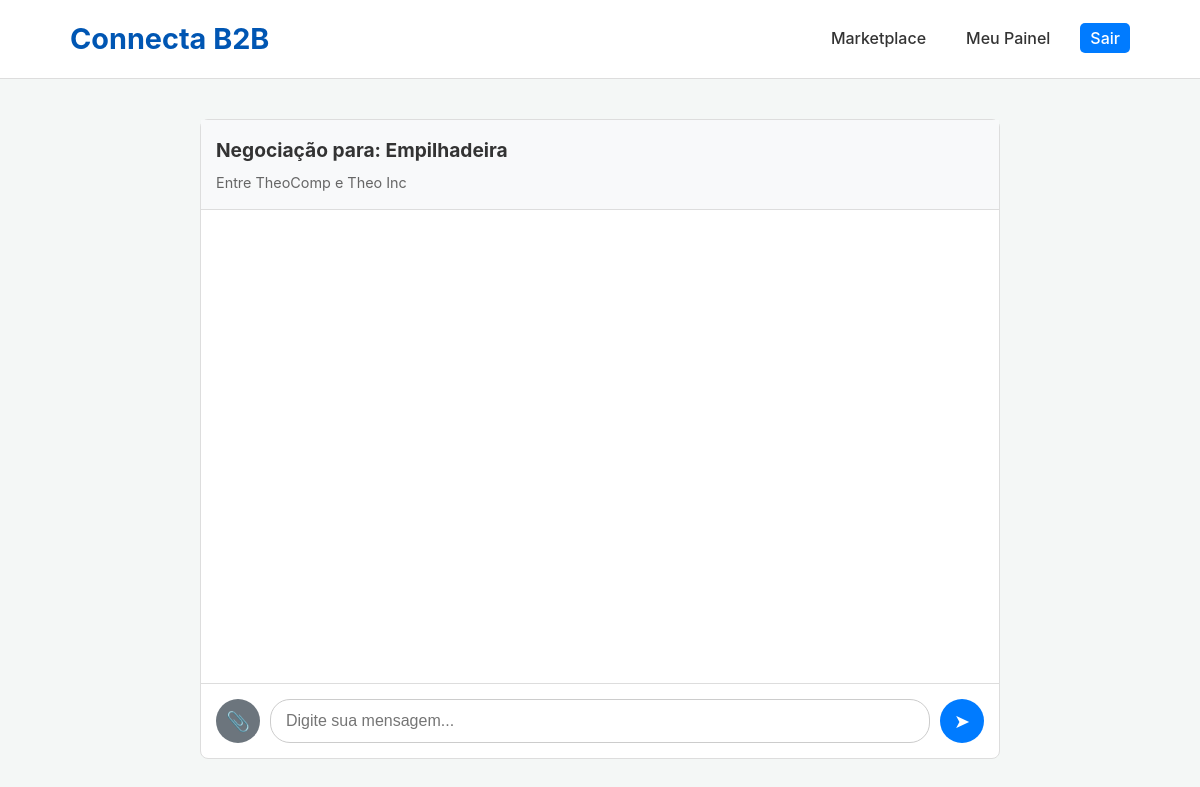
The page /chat/1 (signed in) on the database its author committed.
### app.py (models this page shows, shortened)
class Product(db.Model):
    id = db.Column(db.Integer, primary_key=True); name = db.Column(db.String(100), nullable=False); description = db.Column(db.Text, nullable=False); category = db.Column(db.String(80), nullable=False); base_price = db.Column(db.Float, nullable=True); supplier_id = db.Column(db.Integer, db.ForeignKey('company.id'), nullable=False)
    images = db.relationship('ProductImage', backref='product', lazy=True, cascade="all, delete-orphan")
    quote_requests = db.relationship('QuoteRequest', backref='product', lazy=True, cascade="all, delete-orphan")

class Company(db.Model):
    id = db.Column(db.Integer, primary_key=True); company_name = db.Column(db.String(150), nullable=False); cnpj = db.Column(db.String(18), unique=True, nullable=False); email = db.Column(db.String(150), unique=True, nullable=False); password_hash = db.Column(db.String(256), nullable=False); user_type = db.Column(db.String(50), nullable=False)
    is_verified = db.Column(db.Boolean, default=False); is_admin = db.Column(db.Boolean, default=False); is_active = db.Column(db.Boolean, default=True)
    logo_filename = db.Column(db.String(255), nullable=True); description = db.Column(db.Text, nullable=True); website = db.Column(db.String(255), nullable=True); address = db.Column(db.String(255), nullable=True); certifications = db.Column(db.String(255), nullable=True)
    created_at = db.Column(db.DateTime, default=datetime.utcnow)
    products = db.relationship('Product', backref='supplier', lazy=True, cascade="all, delete-orphan")
    notifications = db.relationship('Notification', foreign_keys='Notification.recipient_id', backref='recipient', lazy=True, cascade="all, delete-orphan")
    reviews_received = db.relationship('Review', foreign_keys='Review.supplier_id', backref='reviewed_supplier', lazy='dynamic')
    sent_quotes = db.relationship('QuoteRequest', foreign_keys='QuoteRequest.buyer_id', backref='buyer', lazy='dynamic')
    received_quotes = db.relationship('QuoteRequest', foreign_keys='QuoteRequest.supplier_id', backref='supplier', lazy='dynamic')
    quote_groups = db.relationship('QuoteGroup', backref='buyer', lazy=True)
    open_rfqs = db.relationship('OpenRFQ', backref='buyer', lazy=True) # RFQ: Ligação com a empresa que criou
    open_rfq_responses = db.relationship('OpenRFQResponse', backref='supplier', lazy=True) # RFQ: Ligação com as respostas

### app.py (the view)
@app.route('/chat/<int:quote_id>')
@login_required
def chat(quote_id):
    quote = db.session.get(QuoteRequest, quote_id)
    if session['company_id'] not in [quote.buyer_id, quote.supplier_id]: flash('Acesso não permitido.', 'error'); return redirect(url_for('dashboard'))
    messages = ChatMessage.query.filter_by(quote_id=quote.id).order_by(ChatMessage.timestamp.asc()).all()
    return render_template('chat.html', quote=quote, messages=messages)

### app.py (called while the page is built)
def login_required(f):
    @wraps(f)
    def decorated_function(*args, **kwargs):
        if 'company_id' not in session: flash('Você precisa estar logado.', 'error'); return redirect(url_for('login'))
        return f(*args, **kwargs)
    return decorated_function

@app.context_processor
def inject_notifications():
    if 'company_id' in session:
        unread_count = db.session.query(Notification).filter_by(recipient_id=session['company_id'], read=False).count()
        cart_item_count = len(session.get('cart', {})) if session.get('user_type') == 'buyer' else 0
        return dict(unread_notifications=unread_count, cart_item_count=cart_item_count)
    return dict(unread_notifications=0, cart_item_count=0)

### templates/chat.html (shortened to what this page needs)
<!DOCTYPE html>
<html lang="pt-br">
<head>
    <link rel="stylesheet" href="{{ url_for('static', filename='css/style.css') }}">
</head>
<body>
    <header class="main-header">
        <div class="container">
            <a href="{{ url_for('dashboard') }}" style="text-decoration: none;"><h1 class="logo">Connecta B2B</h1></a>
            <nav class="main-nav">
                <ul>
                    <li><a href="{{ url_for('products') }}">Marketplace</a></li>
                    <li><a href="{{ url_for('dashboard') }}">Meu Painel</a></li>
                    <li><a href="{{ url_for('logout') }}" class="login-button">Sair</a></li>
                </ul>
            </nav>
        </div>
    </header>
    <div class="chat-container" data-quote-id="{{ quote.id }}" data-company-name="{{ session.company_name }}">
        <div class="chat-header">
            <h3>Negociação para: {{ quote.product.name }}</h3>
            <p>Entre {{ quote.buyer.company_name }} e {{ quote.supplier.company_name }}</p>
        </div>
        <div class="chat-messages" id="messages">
        </div>
        <div class="typing-indicator" id="typing-indicator"></div>
        <form class="chat-input-form" id="message-form">
            <button type="button" id="attach-button" aria-label="Anexar Arquivo">&#128206;</button>
            <input type="text" id="message-input" placeholder="Digite sua mensagem..." autocomplete="off">
            <button type="submit" aria-label="Enviar Mensagem">&#10148;</button>
        </form>
    </div>
</body>
</html>

### static/css/style.css (style rules this page uses)
* { margin: 0; padding: 0; box-sizing: border-box; }
body { font-family: -apple-system, BlinkMacSystemFont, 'Segoe UI', Roboto, Helvetica, Arial, sans-serif; line-height: 1.6; background-color: #f4f7f6; color: #333; }
.container { max-width: 1100px; margin: 0 auto; padding: 0 20px; }
.main-header { background-color: #ffffff; padding: 1rem 0; border-bottom: 1px solid #ddd; position: sticky; top: 0; z-index: 1000; }
.main-header .container { display: flex; justify-content: space-between; align-items: center; }
.logo { color: #0056b3; font-size: 1.8rem; font-weight: 700; }
.main-nav ul { list-style-type: none; display: flex; gap: 20px; }
.main-nav a { text-decoration: none; color: #333; font-weight: 500; padding: 5px 10px; transition: color 0.3s ease; }
.login-button { background-color: #007bff; color: #ffffff !important; border-radius: 5px; padding: 8px 15px; transition: background-color 0.3s ease; }

### templates/chat.html (style rules this page uses)
.chat-container { max-width: 800px; margin: 40px auto; border: 1px solid #ddd; border-radius: 8px; display: flex; flex-direction: column; height: 80vh; background-color: #fff; }
.chat-header { padding: 15px; border-bottom: 1px solid #ddd; background-color: #f8f9fa; }
.chat-header h3 { margin: 0; font-size: 1.2rem; }
.chat-header p { margin: 5px 0 0 0; color: #666; font-size: 0.9rem; }
.chat-messages { flex-grow: 1; padding: 20px; overflow-y: auto; display: flex; flex-direction: column; gap: 10px; }
.typing-indicator { color: #888; font-style: italic; padding: 5px 20px; font-size: 0.9rem; height: 20px; }
.chat-input-form { padding: 15px; border-top: 1px solid #ddd; display: flex; gap: 10px; }
.chat-input-form input[type="text"] { flex-grow: 1; border: 1px solid #ccc; padding: 10px 15px; border-radius: 20px; font-size: 1rem; }
.chat-input-form button { background: #007bff; border: none; color: white; width: 44px; height: 44px; border-radius: 50%; cursor: pointer; font-size: 1.2rem; display: flex; align-items: center; justify-content: center; transition: background-color 0.2s; }
.chat-input-form #attach-button { background-color: #6c757d; }

### rows shown on the page
Product: product.name "Empilhadeira"
Company: buyer.company_name "TheoComp"
Company: supplier.company_name "Theo Inc"
